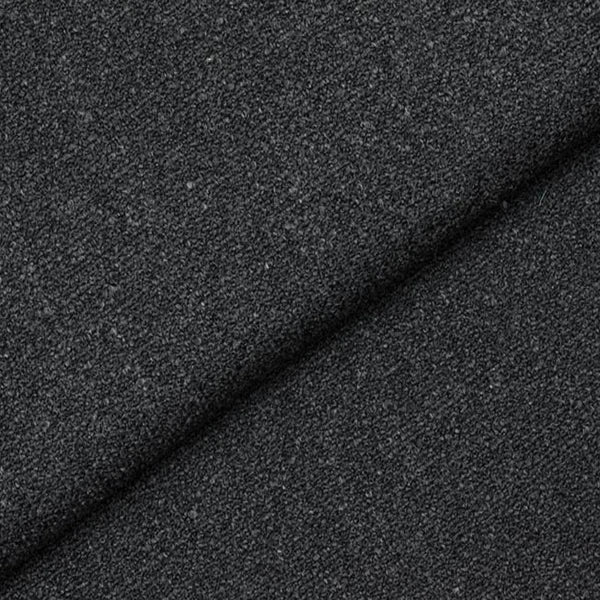
#> input picture file_1/b.jpeg, 600 x 600 px; its folder holds only this picture in this run
$ python main.py
#> lines starting #> are read from the running program, lines starting #| are printed output that depends on the picture; pictures that were not available may be replaced by others from this repository, and a replacement may not be noted
#> (reads data.csv from the repository)
import csv
import os
from PIL import Image
from datetime import datetime

def combine_images(fabric_path, sofa_path, output_path):
    # Open the fabric and sofa images
#> called with fabric_path = 'file_1/b.jpeg', sofa_path = 'file_2/t.webp', output_path = 'output_images/20261120_213738_135243.png'
    fabric = Image.open(fabric_path)
#> fabric is the input picture: PIL image 600x600 RGB; mean R, G, B 47.7, 48.6, 50.4
    sofa = Image.open(sofa_path)

    # Resize images to fit 250x500 dimensions (half the output image size)
    fabric = fabric.resize((500, 250))  # Fabric will be at the bottom, 250px tall
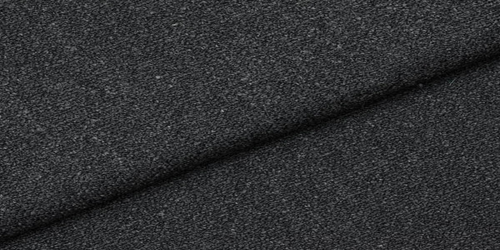
#> fabric: PIL image 500x250 RGB; mean R, G, B 47.7, 48.6, 50.4
    sofa = sofa.resize((500, 250))     # Sofa will be at the top, 250px tall

    # Create a new blank image with size 500x500
    combined_image = Image.new('RGB', (500, 500))
#> combined_image: PIL image 500x500 RGB; every value is 0

    # Paste the sofa image (top)
    combined_image.paste(sofa, (0, 0))  # Place sofa on the top (0, 0)
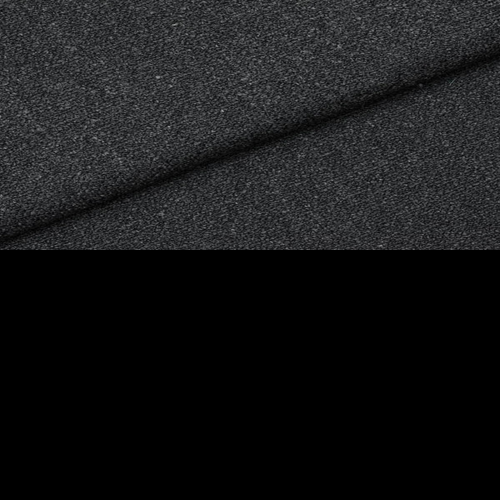
#> combined_image: PIL image 500x500 RGB; mean R, G, B 23.8, 24.3, 25.2
    # Paste the fabric image (bottom)
    combined_image.paste(fabric, (0, 250))  # Place fabric on the bottom (0, 250)
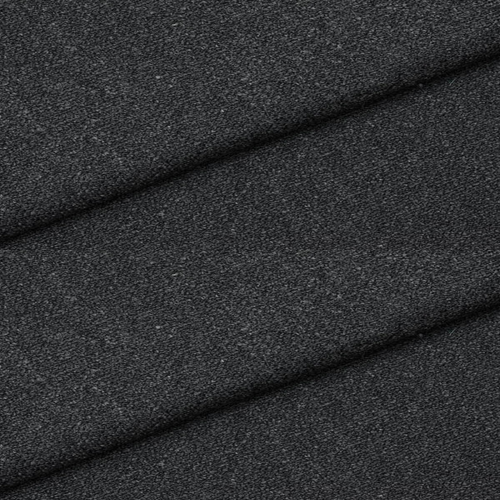
#> combined_image: PIL image 500x500 RGB; mean R, G, B 47.7, 48.6, 50.4

    # Save the combined image
    combined_image.save(output_path)

def generate_timestamp_filename():
    # Generate a filename using the current timestamp
    timestamp = datetime.now().strftime('%Y%m%d_%H%M%S_%f')  # e.g., 20250312_102800_123456
    return f"{timestamp}.png"

def process_csv(input_csv, output_folder, fabric_folder, sofa_folder):
    # Read the CSV file and create a list of rows
    rows = []
    with open(input_csv, newline='', encoding='utf-8-sig') as csvfile:
        reader = csv.DictReader(csvfile, delimiter=';')

        # Debug: Print the headers of the CSV file
        print("CSV Headers:", reader.fieldnames)

        for row in reader:
            # Clean up headers by stripping any extra spaces
            row = {key.strip(): value for key, value in row.items()}

            # Debug: Print the row content
            print("Processing Row:", row)

            try:
                fabric_filename = row['file_1']
                sofa_filename = row['file_2']

                # Generate a timestamp-based filename for the result image
                result_filename = generate_timestamp_filename()

                # Construct the full paths for the images
                fabric_path = os.path.join(fabric_folder, fabric_filename)
                sofa_path = os.path.join(sofa_folder, sofa_filename)
                result_path = os.path.join(output_folder, result_filename)

                # Combine the images
                combine_images(fabric_path, sofa_path, result_path)

                # Add the result filename to the row and append to rows list
                row['result'] = result_filename
                rows.append(row)

                # Debug: Print the result filename
                print(f"Saved combined image as {result_filename}")
            except KeyError as e:
                print(f"KeyError: Missing column {e} in CSV")

    # Write the updated CSV with result filenames
    with open(input_csv, 'w', newline='', encoding='utf-8-sig') as csvfile:
        fieldnames = ['file_1', 'file_2', 'result']
        writer = csv.DictWriter(csvfile, fieldnames=fieldnames, delimiter=';')

        # Write header
        writer.writeheader()

        # Write updated rows
        writer.writerows(rows)

# Example usage:
input_csv = 'data.csv'  # The path to your CSV file
output_folder = 'output_images'  # Folder to save the combined images
fabric_folder = 'file_1'  # Folder where fabric images are stored
sofa_folder = 'file_2'  # Folder where sofa images are stored

# Ensure output folder exists
os.makedirs(output_folder, exist_ok=True)

# Process the CSV and combine images
process_csv(input_csv, output_folder, fabric_folder, sofa_folder)
